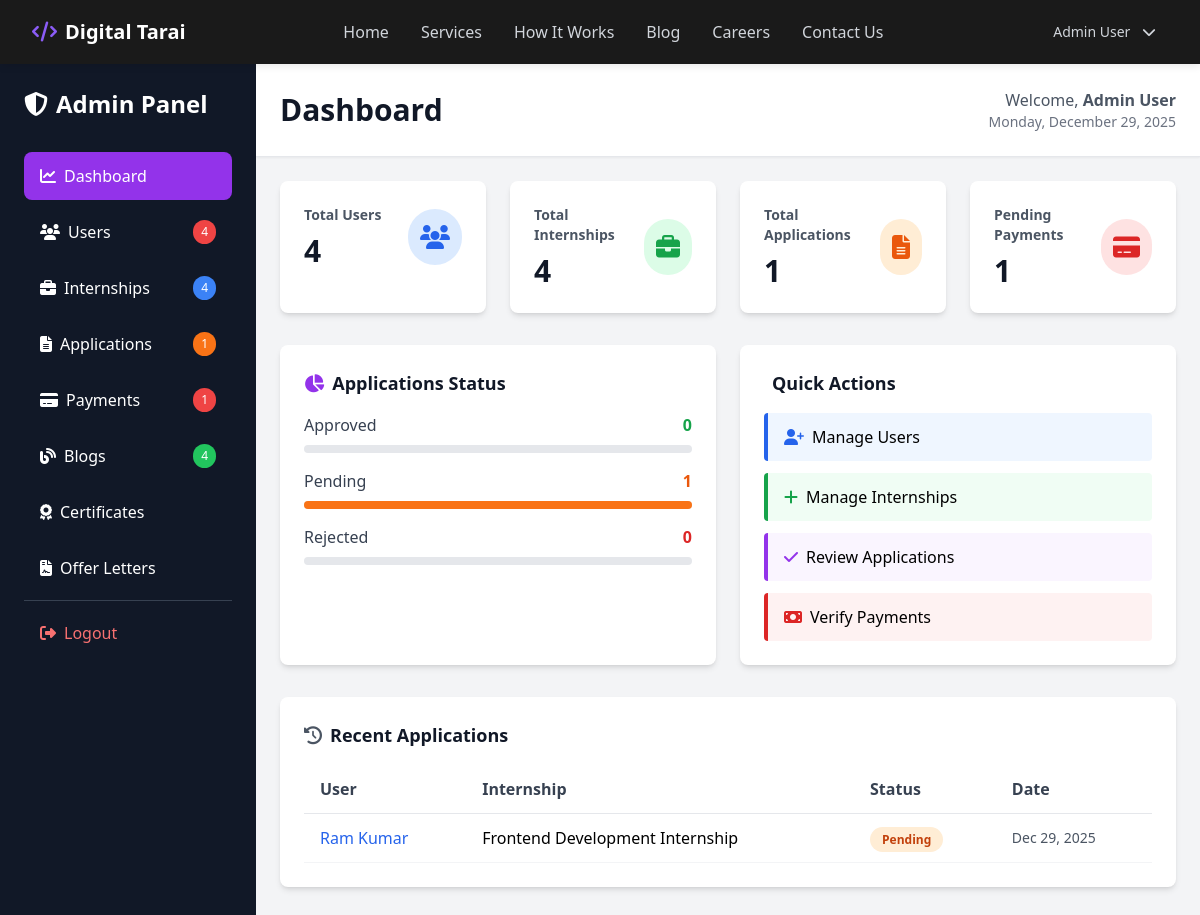
/admin/index.php (signed in), run on the app's committed database.
### tables this page shows
CREATE TABLE IF NOT EXISTS applications (
    id INT PRIMARY KEY AUTO_INCREMENT,
    user_id INT NOT NULL,
    internship_id INT NOT NULL,
    status ENUM('pending', 'approved', 'rejected') DEFAULT 'pending',
    application_date TIMESTAMP DEFAULT CURRENT_TIMESTAMP,
    created_at TIMESTAMP DEFAULT CURRENT_TIMESTAMP,
    updated_at TIMESTAMP DEFAULT CURRENT_TIMESTAMP ON UPDATE CURRENT_TIMESTAMP,
    FOREIGN KEY (user_id) REFERENCES users(id) ON DELETE CASCADE,
    FOREIGN KEY (internship_id) REFERENCES internships(id) ON DELETE CASCADE
);

CREATE TABLE IF NOT EXISTS users (
    id INT PRIMARY KEY AUTO_INCREMENT,
    name VARCHAR(100) NOT NULL,
    email VARCHAR(100) UNIQUE NOT NULL,
    password VARCHAR(255) NOT NULL,
    phone VARCHAR(20),
    user_type ENUM('student', 'admin') DEFAULT 'student',
    status ENUM('active', 'inactive') DEFAULT 'active',
    created_at TIMESTAMP DEFAULT CURRENT_TIMESTAMP,
    updated_at TIMESTAMP DEFAULT CURRENT_TIMESTAMP ON UPDATE CURRENT_TIMESTAMP
);

CREATE TABLE IF NOT EXISTS internships (
    id INT PRIMARY KEY AUTO_INCREMENT,
    title VARCHAR(100) NOT NULL,
    slug VARCHAR(100) UNIQUE NOT NULL,
    description TEXT NOT NULL,
    skills TEXT NOT NULL,
    duration VARCHAR(50) NOT NULL,
    fees DECIMAL(10, 2) NOT NULL,
    benefits TEXT,
    created_at TIMESTAMP DEFAULT CURRENT_TIMESTAMP,
    updated_at TIMESTAMP DEFAULT CURRENT_TIMESTAMP ON UPDATE CURRENT_TIMESTAMP
);

### admin/sections/dashboard.php (the view, shortened to what this page needs)
<div class="grid grid-cols-1 md:grid-cols-2 lg:grid-cols-4 gap-6 mb-8">
    <div class="bg-white rounded-lg shadow-md p-6 hover:shadow-lg transition">
        <div class="flex items-center justify-between">
            <div>
                <p class="text-gray-600 text-sm font-semibold">Total Users</p>
                <p class="text-3xl font-bold text-gray-900 mt-2"><?php echo $totalUsers; ?></p>
            </div>
            <div class="bg-blue-100 p-3 rounded-full">
                <i class="fas fa-users text-blue-600 text-2xl"></i>
            </div>
        </div>
    </div>
    <div class="bg-white rounded-lg shadow-md p-6 hover:shadow-lg transition">
        <div class="flex items-center justify-between">
            <div>
                <p class="text-gray-600 text-sm font-semibold">Total Internships</p>
                <p class="text-3xl font-bold text-gray-900 mt-2"><?php echo $totalInternships; ?></p>
            </div>
            <div class="bg-green-100 p-3 rounded-full">
                <i class="fas fa-briefcase text-green-600 text-2xl"></i>
            </div>
        </div>
    </div>
    <div class="bg-white rounded-lg shadow-md p-6 hover:shadow-lg transition">
        <div class="flex items-center justify-between">
            <div>
                <p class="text-gray-600 text-sm font-semibold">Total Applications</p>
                <p class="text-3xl font-bold text-gray-900 mt-2"><?php echo $totalApplications; ?></p>
            </div>
            <div class="bg-orange-100 p-3 rounded-full">
                <i class="fas fa-file-alt text-orange-600 text-2xl"></i>
            </div>
        </div>
    </div>
    <div class="bg-white rounded-lg shadow-md p-6 hover:shadow-lg transition">
        <div class="flex items-center justify-between">
            <div>
                <p class="text-gray-600 text-sm font-semibold">Pending Payments</p>
                <p class="text-3xl font-bold text-gray-900 mt-2"><?php echo $pendingPayments; ?></p>
            </div>
            <div class="bg-red-100 p-3 rounded-full">
                <i class="fas fa-credit-card text-red-600 text-2xl"></i>
            </div>
        </div>
    </div>
</div>
<div class="grid grid-cols-1 lg:grid-cols-2 gap-6 mb-8">
    <div class="bg-white rounded-lg shadow-md p-6">
        <h3 class="text-lg font-bold text-gray-900 mb-4">
            <i class="fas fa-chart-pie mr-2 text-purple-600"></i>Applications Status
        </h3>
        <div class="space-y-4">
            <div>
                <div class="flex justify-between mb-2">
                    <span class="text-gray-700">Approved</span>
                    <span class="font-bold text-green-600"><?php echo $approvedApplications; ?></span>
                </div>
                <div class="w-full bg-gray-200 rounded-full h-2">
                </div>
            </div>
            <div>
                <div class="flex justify-between mb-2">
                    <span class="text-gray-700">Pending</span>
                    <span class="font-bold text-orange-600"><?php echo $pendingApplications; ?></span>
                </div>
                <div class="w-full bg-gray-200 rounded-full h-2">
                    <div class="bg-orange-500 h-2 rounded-full" style="width: <?php echo ($totalApplications > 0) ? ($pendingApplications/$totalApplications)*100 : 0; ?>%"></div>
                </div>
            </div>
            <div>
                <div class="flex justify-between mb-2">
                    <span class="text-gray-700">Rejected</span>
                    <span class="font-bold text-red-600"><?php echo $totalApplications - $approvedApplications - $pendingApplications; ?></span>
                </div>
                <div class="w-full bg-gray-200 rounded-full h-2">
                </div>
            </div>
        </div>
    </div>
    <div class="bg-white rounded-lg shadow-md p-6">
        <h3 class="text-lg font-bold text-gray-900 mb-4">
            <i class="fas fa-lightning-bolt mr-2 text-yellow-600"></i>Quick Actions
        </h3>
        <div class="space-y-3">
            <a href="?section=users" class="block px-4 py-3 bg-blue-50 border-l-4 border-blue-600 hover:bg-blue-100 rounded transition">
                <i class="fas fa-user-plus text-blue-600 mr-2"></i>Manage Users
            </a>
            <a href="?section=internships" class="block px-4 py-3 bg-green-50 border-l-4 border-green-600 hover:bg-green-100 rounded transition">
                <i class="fas fa-plus text-green-600 mr-2"></i>Manage Internships
            </a>
            <a href="?section=applications" class="block px-4 py-3 bg-purple-50 border-l-4 border-purple-600 hover:bg-purple-100 rounded transition">
                <i class="fas fa-check text-purple-600 mr-2"></i>Review Applications
            </a>
            <a href="?section=payments" class="block px-4 py-3 bg-red-50 border-l-4 border-red-600 hover:bg-red-100 rounded transition">
                <i class="fas fa-money-bill text-red-600 mr-2"></i>Verify Payments
            </a>
        </div>
    </div>
</div>
<div class="bg-white rounded-lg shadow-md p-6">
    <h3 class="text-lg font-bold text-gray-900 mb-4">
        <i class="fas fa-history mr-2 text-gray-600"></i>Recent Applications
    </h3>
    <div class="overflow-x-auto">
        <table class="w-full text-left">
            <thead>
                <tr class="border-b border-gray-200">
                    <th class="px-4 py-3 font-semibold text-gray-700">User</th>
                    <th class="px-4 py-3 font-semibold text-gray-700">Internship</th>
                    <th class="px-4 py-3 font-semibold text-gray-700">Status</th>
                    <th class="px-4 py-3 font-semibold text-gray-700">Date</th>
                </tr>
            </thead>
            <tbody>
                <?php
                $query = "SELECT a.id, u.name as user_name, i.title as internship_title, a.status, a.application_date
                         FROM applications a
                         JOIN users u ON a.user_id = u.id
                         JOIN internships i ON a.internship_id = i.id
                         ORDER BY a.application_date DESC
                         LIMIT 5";
                $result = $conn->query($query);
                if($result->num_rows > 0) {
                    while($row = $result->fetch_assoc()) {
                        $statusColor = $row['status'] === 'approved' ? 'green' : ($row['status'] === 'pending' ? 'orange' : 'red');
                        echo "
                        <tr class='border-b border-gray-100 hover:bg-gray-50'>
                            <td class='px-4 py-3'>
                                <a href='?section=users&view=" . $row['id'] . "' class='text-blue-600 hover:underline'>" . htmlspecialchars($row['user_name']) . "</a>
                            </td>
                            <td class='px-4 py-3'>" . htmlspecialchars($row['internship_title']) . "</td>
                            <td class='px-4 py-3'>
                                <span class='px-3 py-1 bg-{$statusColor}-100 text-{$statusColor}-700 rounded-full text-xs font-semibold'>
                                    " . ucfirst($row['status']) . "
                                </span>
                            </td>
                            <td class='px-4 py-3 text-sm text-gray-600'>" . date('M d, Y', strtotime($row['application_date'])) . "</td>
                        </tr>
                        ";
                    }
                } else {
                    echo "<tr><td colspan='4' class='px-4 py-3 text-center text-gray-600'>No applications yet</td></tr>";
                }
                ?>
            </tbody>
        </table>
    </div>
</div>

### app/views/header.php (style rules this page uses)
html { scroll-behavior: smooth; }
body { background-color: #ffffff; }

### data on the page
applications: user.name "Ram Kumar", internship.title "Frontend Development Internship", status "Pending", application_date "Dec 29, 2025"

### other printed values
$_SESSION['user_name'] "Admin User"
$totalUsers "4"
$totalInternships "4"
$totalApplications "1"
$pendingPayments "1"
$totalBlogs "4"
$approvedApplications "0"
$pendingApplications "1"
$totalApplications - $approvedApplications - $pendingApplications "0"
